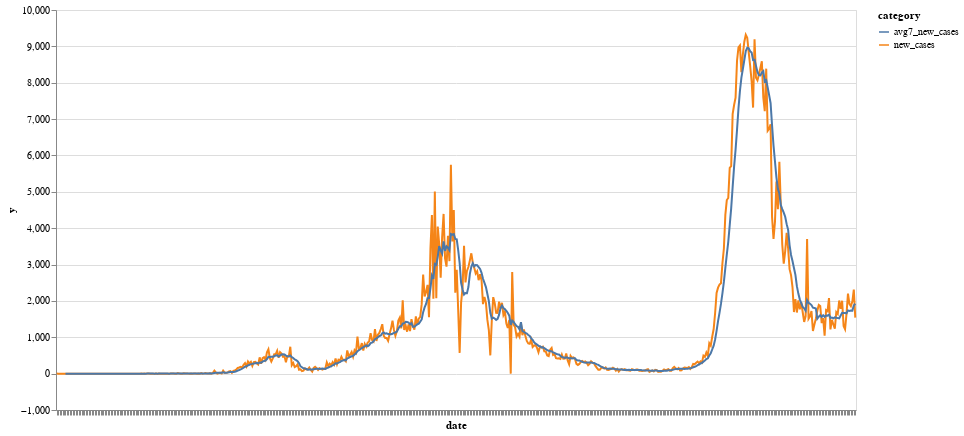

Notebook code for this chart:
### Code cell
alt.Chart(data).mark_line().transform_fold(
    fold=['new_cases', 'avg7_new_cases'],
    as_=['category', 'y']
        ).encode(
    alt.X('date', axis=alt.Axis(labels=False)),
    alt.Y('y:Q'),
    alt.Color('category:N'),
    tooltip=['total_cases', 'avg7_new_cases', 'date'],
    
).properties(
    width=800,
    height=400
)

### Figure 1 — Vega-Lite specification as saved in the notebook (floating-point values rounded to 4 significant figures; data arrays with more than 128 entries replaced by an {"elided": "..."} marker saying what was removed)
{"config": {"view": {"continuousWidth": 400, "continuousHeight": 300}}, "data": {"name": "data-d2bdd8345a6c16f031327080e64ac511"}, "mark": "line", "encoding": {"color": {"type": "nominal", "field": "category"}, "tooltip": [{"type": "quantitative", "field": "total_cases"}, {"type": "quantitative", "field": "avg7_new_cases"}, {"type": "nominal", "field": "date"}], "x": {"type": "nominal", "axis": {"labels": false}, "field": "date"}, "y": {"type": "quantitative", "field": "y"}}, "height": 400, "transform": [{"fold": ["new_cases", "avg7_new_cases"], "as": ["category", "y"]}], "width": 800, "$schema": "https://vega.github.io/schema/vega-lite/v4.8.1.json", "datasets": {"data-d2bdd8345a6c16f031327080e64ac511": {"elided": "548 records"}}}
